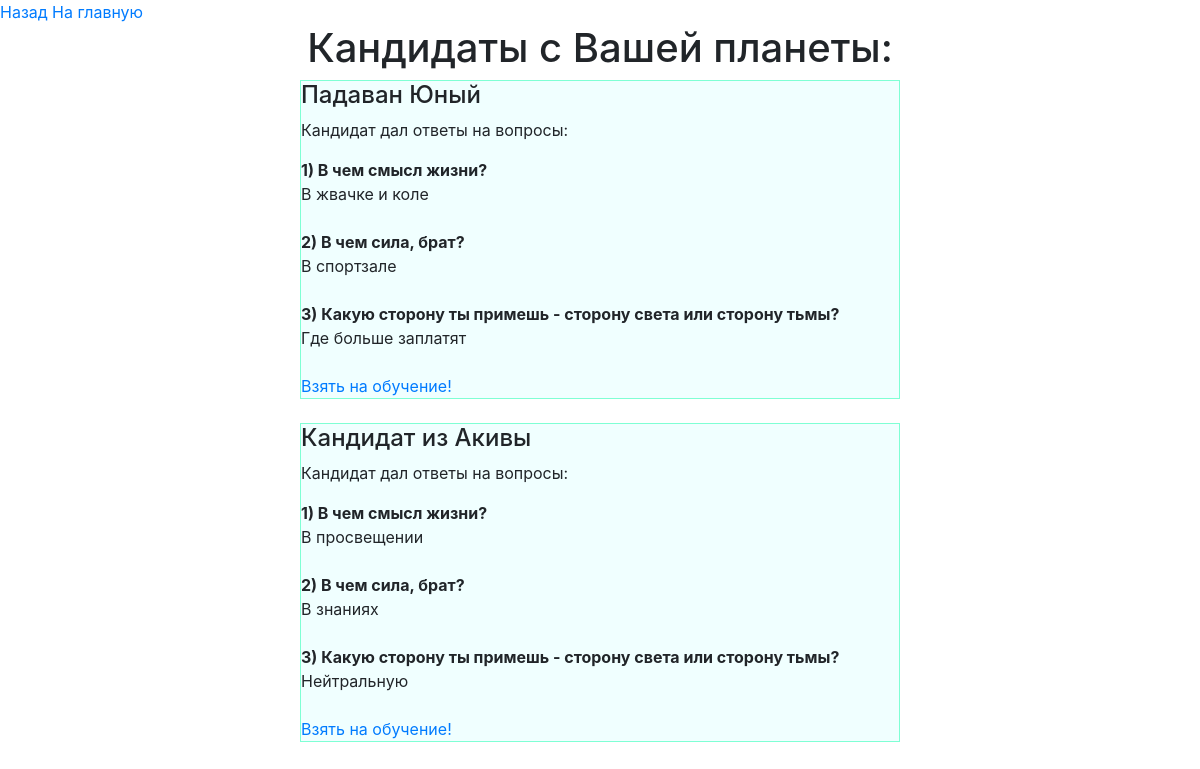
/choose/padawan_candidates/5, run on the app's committed database.
### mainapp/models.py (models this page shows, shortened)
class PadawanModel(models.Model):
    class Meta:
        verbose_name = _("Кандидат")
        verbose_name_plural = _("Кандидаты")
    name = models.CharField(_('Имя'), max_length=32, blank=False, null=False)
    surname = models.CharField(_('Фамилия'), max_length=128, blank=False, null=False)
    age = models.PositiveIntegerField(_('Возраст'), default=100, blank=False, null=False)
    planet = models.ForeignKey(PlanetModel, verbose_name=_('Планета обитания'),
                               on_delete=models.CASCADE, blank=False, null=False)
    email = models.EmailField(_('E-mail'), max_length=256, blank=False, null=False)
    def __str__(self):
        return f'{self.name} {self.surname}'

class AnswerModel(models.Model):
    question = models.ForeignKey(QuestionModel, verbose_name=_('Вопрос'),
                                 on_delete=models.CASCADE, blank=False, null=False)
    answer = models.TextField(_('Текст ответа'), max_length=1024, blank=False, null=False)
    padawan = models.ForeignKey(PadawanModel, verbose_name=_('Отвечавший падаван'),
                                on_delete=models.CASCADE, blank=False, null=False)

class QuestionModel(models.Model):
    class Meta:
        verbose_name = _("Вопрос")
        verbose_name_plural = _("Вопросы")
    title = models.CharField(_('Кратское название вопроса'), max_length=32)
    question = models.TextField(_('Текст вопроса'), max_length=128)
    task = models.ForeignKey(TaskModel, verbose_name=_('Вопрос задания'), max_length=128, on_delete=models.CASCADE)

### mainapp/views.py (the view)
# urls.py: path('choose/padawan_candidates/<int:jedi_pk>', CandidatesView.as_view(), name='candidates_for_jedi'),
class CandidatesView(ListView):
    template_name = 'candidates_list.html'
    model = PadawanModel
    def get_queryset(self):
        planet = get_object_or_404(JediModel, pk=self.kwargs['jedi_pk']).planet_id
        return PadawanModel.objects.filter(planet_id=planet)
    def get_context_data(self, *, object_list=None, **kwargs):
        context = super().get_context_data(**kwargs)
        context['jedi_pk'] = self.kwargs['jedi_pk']
        return context

### templates/candidates_list.html (shortened to what this page needs)
{% extends "extends/base.html" %}{% load i18n %}{% load static %}
{% block body %}
            <h1 class="text-center">Кандидаты с Вашей планеты:</h1>
{% for candidate in object_list %}
    <div class="candidate_block">
    <h4>{{ candidate }}</h4>
        {% if candidate.answermodel_set.first  %}
            <p>Кандидат дал ответы на вопросы:</p>
            {% for answer in candidate.answermodel_set.all %}
       <strong>{{ forloop.counter }}) {{ answer.question.question }}</strong><br>
        {{ answer.answer }}<br><br>
            {% endfor %}
            <a href="{% url 'main:take_padawan' jedi_pk candidate.pk %}">{% trans 'Взять на обучение!' %}</a>
        {% else %}
        <p>Кандидат зарегистрировался, но не ответил на вопросы...</p>
        {% endif %}
    </div>
    <br>
{% endfor %}
{% endblock %}

### static/css/main.css (style rules this page uses)
.candidate_block { width: 50%; margin: auto; background-color: azure; border: aquamarine 1px solid; }

### data on the page
PadawanModel: name+surname "Падаван Юный"
AnswerModel: question.question "В чем смысл жизни?", answer "В жвачке и коле"
AnswerModel: question.question "В чем сила, брат?", answer "В спортзале"
AnswerModel: question.question "Какую сторону ты примешь - сторону света или сторону тьмы?", answer "Где больше заплатят"
PadawanModel: name+surname "Кандидат из Акивы"
AnswerModel: question.question "В чем смысл жизни?", answer "В просвещении"
AnswerModel: question.question "В чем сила, брат?", answer "В знаниях"
AnswerModel: question.question "Какую сторону ты примешь - сторону света или сторону тьмы?", answer "Нейтральную"
